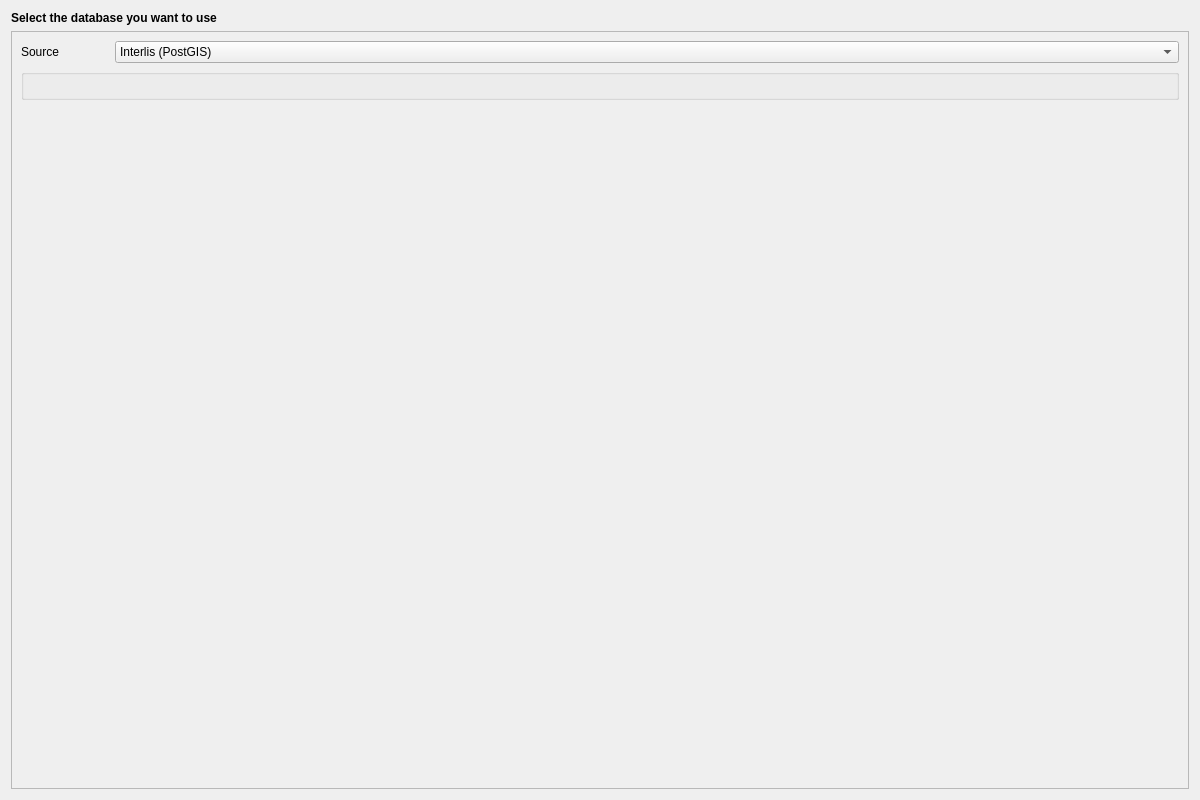
<?xml version="1.0" encoding="UTF-8"?>
<ui version="4.0">
 <class>InterlisImport</class>
 <widget class="QDialog" name="InterlisImport">
  <property name="geometry">
   <rect>
    <x>0</x>
    <y>0</y>
    <width>1200</width>
    <height>800</height>
   </rect>
  </property>
  <property name="windowTitle">
   <string>Select Files</string>
  </property>
  <layout class="QGridLayout" name="gridLayout">
   <item row="1" column="0">
    <widget class="QFrame" name="content_frame">
     <property name="frameShape">
      <enum>QFrame::StyledPanel</enum>
     </property>
     <property name="frameShadow">
      <enum>QFrame::Raised</enum>
     </property>
     <layout class="QGridLayout" name="gridLayout_2">
      <item row="0" column="0">
       <widget class="QLabel" name="label_10">
        <property name="sizePolicy">
         <sizepolicy hsizetype="Preferred" vsizetype="Preferred">
          <horstretch>0</horstretch>
          <verstretch>0</verstretch>
         </sizepolicy>
        </property>
        <property name="maximumSize">
         <size>
          <width>88</width>
          <height>16777215</height>
         </size>
        </property>
        <property name="text">
         <string>Source</string>
        </property>
       </widget>
      </item>
      <item row="0" column="1">
       <widget class="QComboBox" name="type_combo_box">
        <item>
         <property name="text">
          <string>Interlis (PostGIS)</string>
         </property>
        </item>
        <item>
         <property name="text">
          <string>Interlis (GeoPackage)</string>
         </property>
        </item>
        <item>
         <property name="text">
          <string>PostGIS</string>
         </property>
        </item>
        <item>
         <property name="text">
          <string>GeoPackage</string>
         </property>
        </item>
       </widget>
      </item>
      <item row="1" column="0" colspan="2">
       <widget class="QGroupBox" name="db_wrapper_group_box">
        <property name="title">
         <string/>
        </property>
        <layout class="QVBoxLayout" name="db_layout"/>
       </widget>
      </item>
      <item row="2" column="1">
       <spacer name="verticalSpacer">
        <property name="orientation">
         <enum>Qt::Vertical</enum>
        </property>
        <property name="sizeHint" stdset="0">
         <size>
          <width>20</width>
          <height>167</height>
         </size>
        </property>
       </spacer>
      </item>
     </layout>
    </widget>
   </item>
   <item row="0" column="0">
    <widget class="QLabel" name="description">
     <property name="minimumSize">
      <size>
       <width>0</width>
       <height>0</height>
      </size>
     </property>
     <property name="font">
      <font>
       <weight>75</weight>
       <bold>true</bold>
      </font>
     </property>
     <property name="text">
      <string>Select the database you want to use</string>
     </property>
     <property name="alignment">
      <set>Qt::AlignLeading|Qt::AlignLeft|Qt::AlignTop</set>
     </property>
     <property name="wordWrap">
      <bool>true</bool>
     </property>
    </widget>
   </item>
  </layout>
 </widget>
 <resources/>
 <connections/>
</ui>
